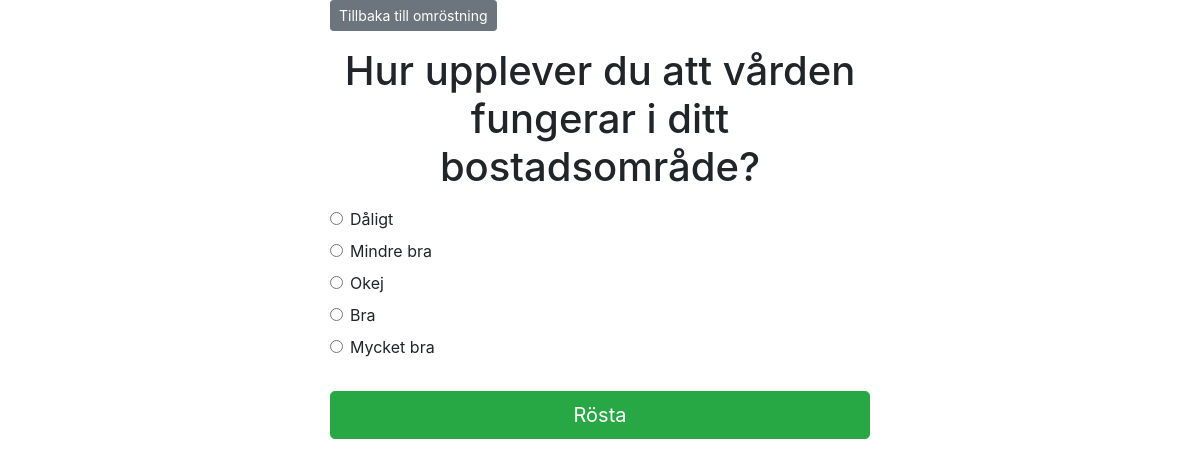
The page /polls/1/ on the database its author committed.
### polls/models.py (models this page shows, shortened)
class Fraga(models.Model):
    fraga_text = models.CharField(max_length=200)

class Val(models.Model):
    fraga = models.ForeignKey(Fraga, on_delete=models.CASCADE)
    val_text = models.CharField(max_length=200)
    roster = models.IntegerField(default=0)

### polls/views.py (the view)
# urls.py: path('<int:fraga_id>/', views.detail, name='detail'),
def detail(request, fraga_id):
    try:
        fraga = Fraga.objects.get(pk=fraga_id)
    except Fraga.DoesNotExist:
        raise Http404("Frågan existerar inte")
    return render(request, 'polls/detail.html', {'fraga': fraga})

### templates/polls/detail.html (shortened to what this page needs)
{% extends 'base.html' %}
{% block content %}
<a class="btn btn-secondary btn-sm mb-3" href="{% url 'polls:index' %}">Tillbaka till omröstning</a>
<h1 class="text-center mb-3">{{ fraga.fraga_text }}</h1>
<form action="{% url 'polls:rosta' fraga.id %}" method="post">
	{% for val in fraga.val_set.all %}
		<div class="form-check">
			<input
				type="radio"
				name="val"
				class="form-check-input"
				id="val{{ forloop.counter }}"
				value="{{ val.id }}"
			/>
			<label for="val{{ forloop.counter }}">{{ val.val_text }}</label>
		</div>
	{% endfor %}
	<input type="submit" value="Rösta" class="btn btn-success btn-lg btn-block mt-4" />
</form>
{% endblock %}

### rows shown on the page
Fraga: fraga_text "Hur upplever du att vården fungerar i ditt bostadsområde?"
Val: val_text "Dåligt"
Val: val_text "Mindre bra"
Val: val_text "Okej"
Val: val_text "Bra"
Val: val_text "Mycket bra"
